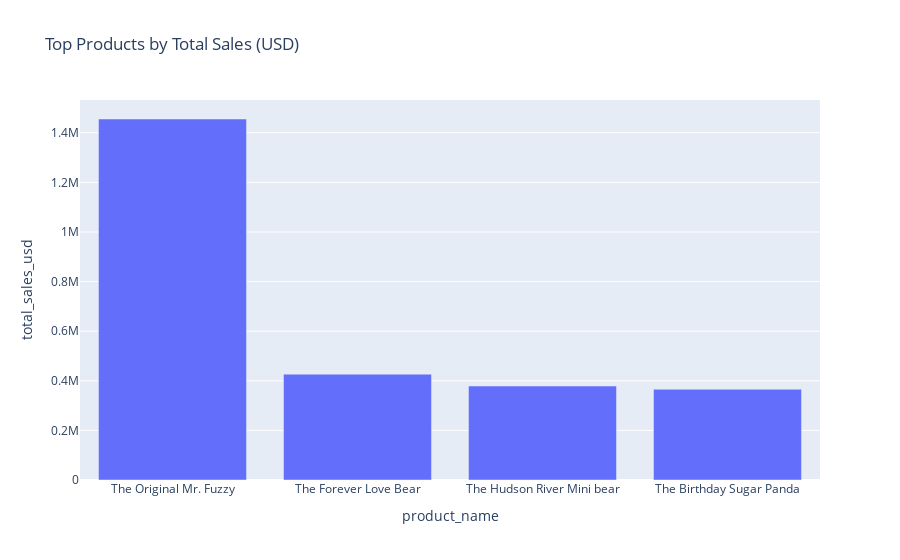

Notebook cell for this chart:
### Markdown cell above
* Shows the total quantity sold for each product.
* The Original Mr. Fuzzy has the highest sales volume.
* Other products have much lower but similar sales levels.

### Code cell
product_sales = (
    df.groupby("product_name")["price_usd"].sum().reset_index(name="total_sales_usd").sort_values("total_sales_usd", ascending=False)
)

px.bar(product_sales,x="product_name",y="total_sales_usd",title="Top Products by Total Sales (USD)").show()

### Figure 1 — Plotly figure (JSON) as saved in the notebook; plotly's stock layout.template omitted (floating-point values rounded to 4 significant figures)
{"data": [{"alignmentgroup": "True", "hovertemplate": "product_name=%{x}<br>total_sales_usd=%{y}<extra></extra>", "legendgroup": "", "marker": {"color": "#636efa", "pattern": {"shape": ""}}, "name": "", "offsetgroup": "", "orientation": "v", "showlegend": false, "textposition": "auto", "type": "bar", "x": ["The Original Mr. Fuzzy", "The Forever Love Bear", "The Hudson River Mini bear", "The Birthday Sugar Panda"], "xaxis": "x", "y": [1456000.0, 426700.0, 378800.0, 365800.0], "yaxis": "y"}], "layout": {"barmode": "relative", "legend": {"tracegroupgap": 0}, "title": {"text": "Top Products by Total Sales (USD)"}, "xaxis": {"anchor": "y", "domain": [0, 1], "title": {"text": "product_name"}}, "yaxis": {"anchor": "x", "domain": [0, 1], "title": {"text": "total_sales_usd"}}}}
